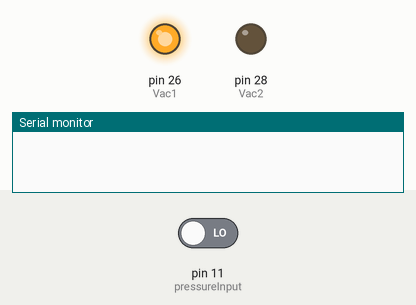
The sketch below on a simulated Arduino Mega 2560, built with avr-gcc and run on an emulated ATmega2560. Parts: output pins drawn as LEDs (lit = HIGH), the last lines printed to the serial monitor. The test bench sets the inputs (shaded band); at power-on: pin 11 (pressureInput) LOW.

Above: at 0.05 s.
At 9.3 s:
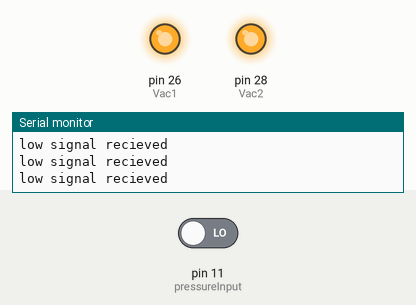
9.4 s: pin 11 (pressureInput) driven HIGH
At 16.1 s:
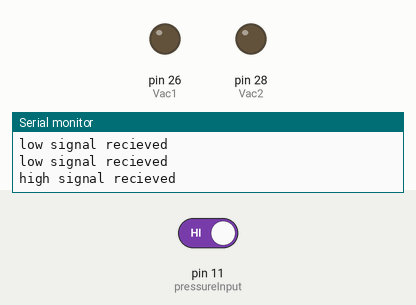
Timing chart, 0 to 24.3 s (numbered marks = the images above; inputs shaded):
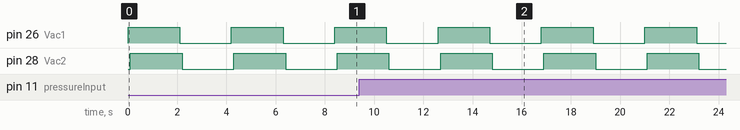

Measured:
- by itself, pin 26 (Vac1), pin 28 (Vac2): alternates HIGH for 2.1 s and LOW for 2.1 s

The sketch:

vaccuumTest.ino
```cpp
const int baudRate = 9600; //constant integer to set the baud rate for serial monitor
const int pressureInput = 11; //select the analog input pin for the pressure transducer
const int Vac1 = 26; // vacuum solenoid
const int Vac2 = 28; // vacuum solenoid
const int pressureZero = 102.4; //analog reading of pressure transducer at 0psi
const int pressureMax = 921.6; //analog reading of pressure transducer at 100psi
const int pressuretransducermaxPSI = 100; //psi value of transducer being used
const int sensorreadDelay = 250; //constant integer to set the sensor read delay in milliseconds
float pressureValue = 0; //variable to store the value coming from the pressure transducer
bool CheckSolonoid = false; // a state diagram to know if the suction cup are on or off
bool vaccuum = false; // vaccuum state variable
bool psi = false; // checks if the target psi is reached
void setup() {
  // put your setup code here, to run once:
  Serial.begin(baudRate); //initializes serial communication at set baud rate bits per second
  pinMode(pressureInput, INPUT);
  pinMode(Vac1, OUTPUT);
  pinMode(Vac2, OUTPUT);
}

void loop() {
  // put your main code here, to run repeatedly:
  digitalWrite(Vac1,HIGH);
  delay(100);
  digitalWrite(Vac2,HIGH);
  // Serial.println("low signal recieved");
  /*while (psi == true) // get the vacuum to the proper PSI
  {
    psi = digitalRead(pressureInput);
    delay(5);
  }*/
  psi = digitalRead(pressureInput);
  if (psi == true)
  {
   Serial.println("high signal recieved");
  }else if (psi == false)
  {
    Serial.println("low signal recieved");
  }
  psi = false;
  delay(2000);
  // turn off both vaccums
  digitalWrite(Vac1,LOW);
  delay(100);
  digitalWrite(Vac2,LOW);
  delay(2000);
}
```
